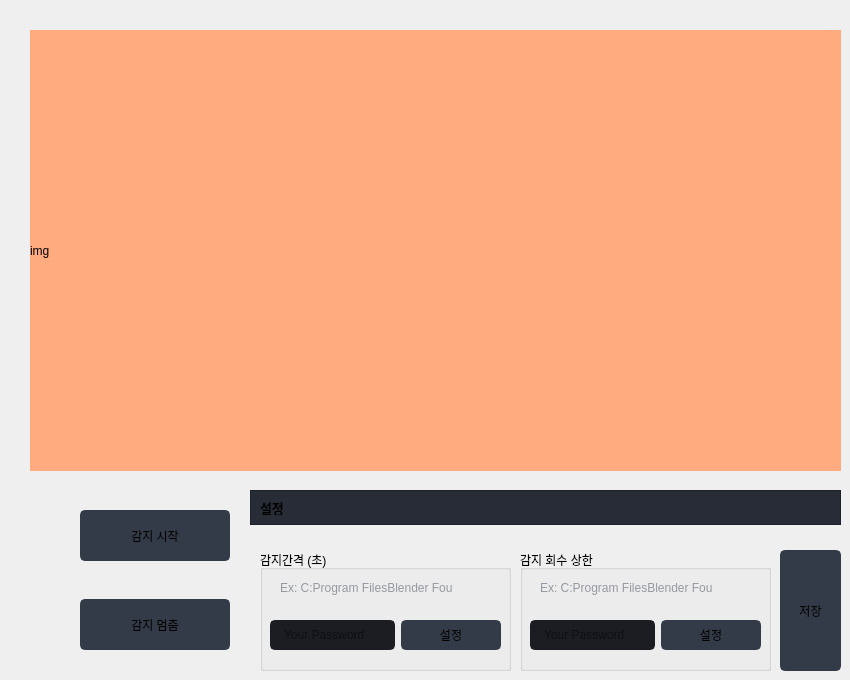
                  <widget class="QWidget" name="page_2">
                   <widget class="QLabel" name="label_cam">
                    <property name="geometry">
                     <rect>
                      <x>30</x>
                      <y>30</y>
                      <width>811</width>
                      <height>441</height>
                     </rect>
                    </property>
                    <property name="autoFillBackground">
                     <bool>false</bool>
                    </property>
                    <property name="styleSheet">
                     <string notr="true">background-color: rgb(255, 170, 127);</string>
                    </property>
                    <property name="text">
                     <string>img</string>
                    </property>
                   </widget>
                   <widget class="QPushButton" name="pushButton_start">
                    <property name="geometry">
                     <rect>
                      <x>80</x>
                      <y>510</y>
                      <width>150</width>
                      <height>51</height>
                     </rect>
                    </property>
                    <property name="minimumSize">
                     <size>
                      <width>150</width>
                      <height>30</height>
                     </size>
                    </property>
                    <property name="font">
                     <font>
                      <family>Segoe UI</family>
                      <pointsize>9</pointsize>
                     </font>
                    </property>
                    <property name="styleSheet">
                     <string notr="true">QPushButton {
	border: 2px solid rgb(52, 59, 72);
	border-radius: 5px;	
	background-color: rgb(52, 59, 72);
}
QPushButton:hover {
	background-color: rgb(57, 65, 80);
	border: 2px solid rgb(61, 70, 86);
}
QPushButton:pressed {	
	background-color: rgb(35, 40, 49);
	border: 2px solid rgb(43, 50, 61);
}</string>
                    </property>
                    <property name="text">
                     <string>감지 시작</string>
                    </property>
                    <property name="icon">
                     <iconset resource="files.qrc">
                      <normaloff>:/16x16/icons/16x16/cil-folder-open.png</normaloff>:/16x16/icons/16x16/cil-folder-open.png</iconset>
                    </property>
                   </widget>
                   <widget class="QPushButton" name="pushButton_stop">
                    <property name="geometry">
                     <rect>
                      <x>80</x>
                      <y>599</y>
                      <width>150</width>
                      <height>51</height>
                     </rect>
                    </property>
                    <property name="minimumSize">
                     <size>
                      <width>150</width>
                      <height>30</height>
                     </size>
                    </property>
                    <property name="font">
                     <font>
                      <family>Segoe UI</family>
                      <pointsize>9</pointsize>
                     </font>
                    </property>
                    <property name="styleSheet">
                     <string notr="true">QPushButton {
	border: 2px solid rgb(52, 59, 72);
	border-radius: 5px;	
	background-color: rgb(52, 59, 72);
}
QPushButton:hover {
	background-color: rgb(57, 65, 80);
	border: 2px solid rgb(61, 70, 86);
}
QPushButton:pressed {	
	background-color: rgb(35, 40, 49);
	border: 2px solid rgb(43, 50, 61);
}</string>
                    </property>
                    <property name="text">
                     <string>감지 멈춤</string>
                    </property>
                    <property name="icon">
                     <iconset resource="files.qrc">
                      <normaloff>:/16x16/icons/16x16/cil-folder-open.png</normaloff>:/16x16/icons/16x16/cil-folder-open.png</iconset>
                    </property>
                   </widget>
                   <widget class="QFrame" name="frame_title_wid_2">
                    <property name="geometry">
                     <rect>
                      <x>250</x>
                      <y>490</y>
                      <width>591</width>
                      <height>35</height>
                     </rect>
                    </property>
                    <property name="maximumSize">
                     <size>
                      <width>16777215</width>
                      <height>35</height>
                     </size>
                    </property>
                    <property name="styleSheet">
                     <string notr="true">background-color: rgb(39, 44, 54);</string>
                    </property>
                    <property name="frameShape">
                     <enum>QFrame::StyledPanel</enum>
                    </property>
                    <property name="frameShadow">
                     <enum>QFrame::Raised</enum>
                    </property>
                    <layout class="QVBoxLayout" name="verticalLayout_12">
                     <item>
                      <widget class="QLabel" name="labelBoxBlenderInstalation_4">
                       <property name="baseSize">
                        <size>
                         <width>400</width>
                         <height>0</height>
                        </size>
                       </property>
                       <property name="font">
                        <font>
                         <family>Segoe UI</family>
                         <pointsize>10</pointsize>
                         <weight>75</weight>
                         <bold>true</bold>
                        </font>
                       </property>
                       <property name="styleSheet">
                        <string notr="true"/>
                       </property>
                       <property name="text">
                        <string>설정</string>
                       </property>
                      </widget>
                     </item>
                    </layout>
                   </widget>
                   <widget class="QGroupBox" name="groupBox">
                    <property name="geometry">
                     <rect>
                      <x>260</x>
                      <y>550</y>
                      <width>251</width>
                      <height>121</height>
                     </rect>
                    </property>
                    <property name="styleSheet">
                     <string notr="true">border-color: rgb(255, 0, 0);
border-bottom-color: rgb(255, 0, 0);</string>
                    </property>
                    <property name="title">
                     <string>감지간격 (초)</string>
                    </property>
                    <widget class="QLabel" name="labelVersion_6">
                     <property name="geometry">
                      <rect>
                       <x>20</x>
                       <y>30</y>
                       <width>201</width>
                       <height>16</height>
                      </rect>
                     </property>
                     <property name="styleSheet">
                      <string notr="true">color: rgb(98, 103, 111);
color: rgb(150, 153, 161);</string>
                     </property>
                     <property name="lineWidth">
                      <number>1</number>
                     </property>
                     <property name="text">
                      <string>Ex: C:Program FilesBlender Fou</string>
                     </property>
                     <property name="alignment">
                      <set>Qt::AlignLeading|Qt::AlignLeft|Qt::AlignVCenter</set>
                     </property>
                    </widget>
                    <widget class="QWidget" name="layoutWidget_2">
                     <property name="geometry">
                      <rect>
                       <x>10</x>
                       <y>60</y>
                       <width>231</width>
                       <height>50</height>
                      </rect>
                     </property>
                     <layout class="QGridLayout" name="gridLayout_6">
                      <property name="bottomMargin">
                       <number>0</number>
                      </property>
                      <item row="0" column="1">
                       <widget class="QPushButton" name="pushButton_config">
                        <property name="minimumSize">
                         <size>
                          <width>100</width>
                          <height>30</height>
                         </size>
                        </property>
                        <property name="font">
                         <font>
                          <family>Segoe UI</family>
                          <pointsize>9</pointsize>
                         </font>
                        </property>
                        <property name="styleSheet">
                         <string notr="true">QPushButton {
	border: 2px solid rgb(52, 59, 72);
	border-radius: 5px;	
	background-color: rgb(52, 59, 72);
}
QPushButton:hover {
	background-color: rgb(57, 65, 80);
	border: 2px solid rgb(61, 70, 86);
}
QPushButton:pressed {	
	background-color: rgb(35, 40, 49);
	border: 2px solid rgb(43, 50, 61);
}</string>
                        </property>
                        <property name="text">
                         <string>설정</string>
                        </property>
                        <property name="icon">
                         <iconset resource="files.qrc">
                          <normaloff>:/16x16/icons/16x16/cil-folder-open.png</normaloff>:/16x16/icons/16x16/cil-folder-open.png</iconset>
                        </property>
                       </widget>
                      </item>
                      <item row="0" column="0">
                       <widget class="QLineEdit" name="lineEdit_5">
                        <property name="minimumSize">
                         <size>
                          <width>50</width>
                          <height>30</height>
                         </size>
                        </property>
                        <property name="styleSheet">
                         <string notr="true">QLineEdit {
	background-color: rgb(27, 29, 35);
	border-radius: 5px;
	border: 2px solid rgb(27, 29, 35);
	padding-left: 10px;
}
QLineEdit:hover {
	border: 2px solid rgb(64, 71, 88);
}
QLineEdit:focus {
	border: 2px solid rgb(91, 101, 124);
}</string>
                        </property>
                        <property name="placeholderText">
                         <string>Your Password</string>
                        </property>
                       </widget>
                      </item>
                     </layout>
                    </widget>
                   </widget>
                   <widget class="QPushButton" name="pushButton_save_config">
                    <property name="geometry">
                     <rect>
                      <x>780</x>
                      <y>550</y>
                      <width>61</width>
                      <height>121</height>
                     </rect>
                    </property>
                    <property name="minimumSize">
                     <size>
                      <width>50</width>
                      <height>30</height>
                     </size>
                    </property>
                    <property name="font">
                     <font>
                      <family>Segoe UI</family>
                      <pointsize>9</pointsize>
                     </font>
                    </property>
                    <property name="styleSheet">
                     <string notr="true">QPushButton {
	border: 2px solid rgb(52, 59, 72);
	border-radius: 5px;	
	background-color: rgb(52, 59, 72);
}
QPushButton:hover {
	background-color: rgb(57, 65, 80);
	border: 2px solid rgb(61, 70, 86);
}
QPushButton:pressed {	
	background-color: rgb(35, 40, 49);
	border: 2px solid rgb(43, 50, 61);
}</string>
                    </property>
                    <property name="text">
                     <string>저장</string>
                    </property>
                    <property name="icon">
                     <iconset resource="files.qrc">
                      <normaloff>:/16x16/icons/16x16/cil-folder-open.png</normaloff>:/16x16/icons/16x16/cil-folder-open.png</iconset>
                    </property>
                   </widget>
                   <widget class="QGroupBox" name="groupBox_2">
                    <property name="geometry">
                     <rect>
                      <x>520</x>
                      <y>550</y>
                      <width>251</width>
                      <height>121</height>
                     </rect>
                    </property>
                    <property name="styleSheet">
                     <string notr="true"/>
                    </property>
                    <property name="title">
                     <string>감지 회수 상한</string>
                    </property>
                    <widget class="QLabel" name="labelVersion_7">
                     <property name="geometry">
                      <rect>
                       <x>20</x>
                       <y>30</y>
                       <width>201</width>
                       <height>16</height>
                      </rect>
                     </property>
                     <property name="styleSheet">
                      <string notr="true">color: rgb(98, 103, 111);
color: rgb(150, 153, 161);</string>
                     </property>
                     <property name="lineWidth">
                      <number>1</number>
                     </property>
                     <property name="text">
                      <string>Ex: C:Program FilesBlender Fou</string>
                     </property>
                     <property name="alignment">
                      <set>Qt::AlignLeading|Qt::AlignLeft|Qt::AlignVCenter</set>
                     </property>
                    </widget>
                    <widget class="QWidget" name="layoutWidget_3">
                     <property name="geometry">
                      <rect>
                       <x>10</x>
                       <y>60</y>
                       <width>231</width>
                       <height>50</height>
                      </rect>
                     </property>
                     <layout class="QGridLayout" name="gridLayout_7">
                      <property name="bottomMargin">
                       <number>0</number>
                      </property>
                      <item row="0" column="1">
                       <widget class="QPushButton" name="pushButton_config1">
                        <property name="minimumSize">
                         <size>
                          <width>100</width>
                          <height>30</height>
                         </size>
                        </property>
                        <property name="font">
                         <font>
                          <family>Segoe UI</family>
                          <pointsize>9</pointsize>
                         </font>
                        </property>
                        <property name="styleSheet">
                         <string notr="true">QPushButton {
	border: 2px solid rgb(52, 59, 72);
	border-radius: 5px;	
	background-color: rgb(52, 59, 72);
}
QPushButton:hover {
	background-color: rgb(57, 65, 80);
	border: 2px solid rgb(61, 70, 86);
}
QPushButton:pressed {	
	background-color: rgb(35, 40, 49);
	border: 2px solid rgb(43, 50, 61);
}</string>
                        </property>
                        <property name="text">
                         <string>설정</string>
                        </property>
                        <property name="icon">
                         <iconset resource="files.qrc">
                          <normaloff>:/16x16/icons/16x16/cil-folder-open.png</normaloff>:/16x16/icons/16x16/cil-folder-open.png</iconset>
                        </property>
                       </widget>
                      </item>
                      <item row="0" column="0">
                       <widget class="QLineEdit" name="lineEdit_6">
                        <property name="minimumSize">
                         <size>
                          <width>50</width>
                          <height>30</height>
                         </size>
                        </property>
                        <property name="styleSheet">
                         <string notr="true">QLineEdit {
	background-color: rgb(27, 29, 35);
	border-radius: 5px;
	border: 2px solid rgb(27, 29, 35);
	padding-left: 10px;
}
QLineEdit:hover {
	border: 2px solid rgb(64, 71, 88);
}
QLineEdit:focus {
	border: 2px solid rgb(91, 101, 124);
}</string>
                        </property>
                        <property name="placeholderText">
                         <string>Your Password</string>
                        </property>
                       </widget>
                      </item>
                     </layout>
                    </widget>
                   </widget>
                  </widget>
